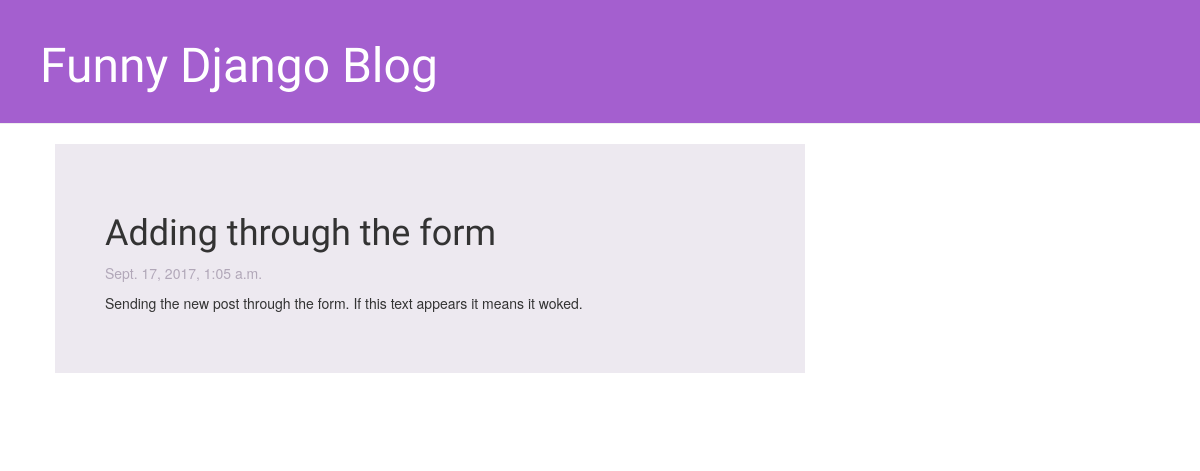
/post/5/, run on an earlier commit of the app's database.
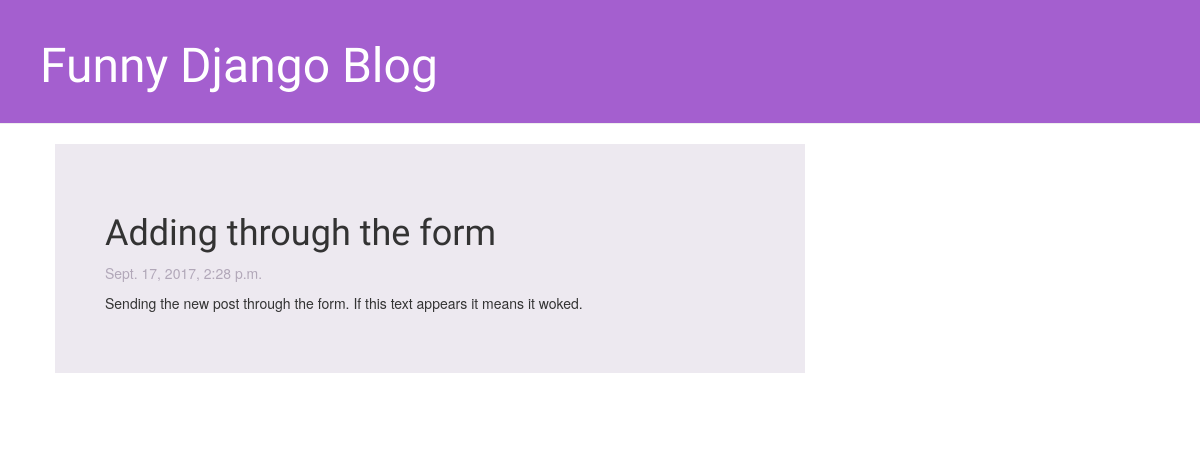
And on a later commit of the database.
### blog/models.py (models this page shows, shortened)
class Post(models.Model):
    author = models.ForeignKey('auth.User')
    title = models.CharField(max_length=200)
    text = models.TextField()
    created_date = models.DateTimeField(default=timezone.now)
    published_date = models.DateTimeField(blank=True, null=True)
    image = models.ImageField(upload_to='image',blank=True, null=True)

### blog/views.py (the view)
# urls.py: url(r'^post/(?P<pk>\d+)/$', views.post_detail, name='post_detail'),
def post_detail(request,pk):
    post = get_object_or_404(Post, pk=pk)
    return render(request, 'blog/post_detail.html',{'post':post})

### blog/templates/blog/post_detail.html (shortened to what this page needs)
{% extends 'blog/base.html' %}
{% block content %}
    <div class="post">
        <h1>{{ post.title }}</h1>
        {% if post.published_date %}
            <div class="publishedDate">
               <p>{{ post.published_date }}</p>
            </div>
        {% endif %}
        <p>{{ post.text|linebreaksbr }}</p>
    </div>
{% endblock %}

What changed in the data, as far as the page shows it:
changed Post "Adding through the form": published_date "Sept. 17, 2017, 1:05 a.m." → "Sept. 17, 2017, 2:28 p.m."
